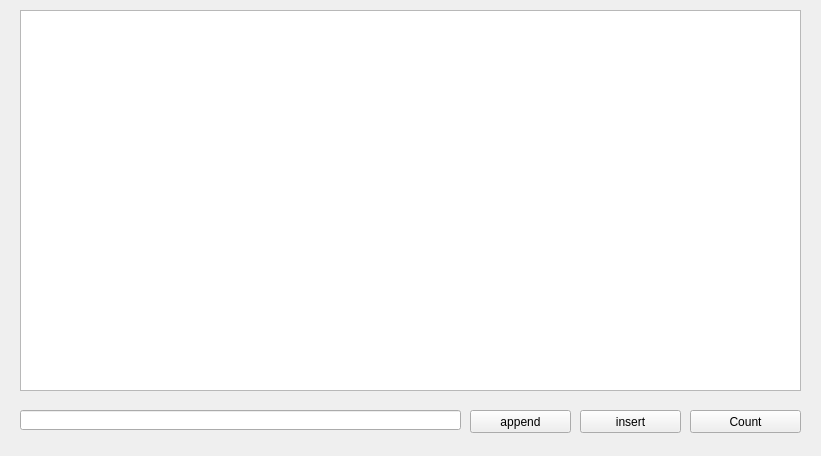
<?xml version="1.0" encoding="UTF-8"?>
<ui version="4.0">
 <class>Form</class>
 <widget class="QWidget" name="Form">
  <property name="geometry">
   <rect>
    <x>0</x>
    <y>0</y>
    <width>821</width>
    <height>456</height>
   </rect>
  </property>
  <property name="windowTitle">
   <string>Form</string>
  </property>
  <widget class="QLineEdit" name="lineEdit">
   <property name="geometry">
    <rect>
     <x>20</x>
     <y>410</y>
     <width>441</width>
     <height>20</height>
    </rect>
   </property>
  </widget>
  <widget class="QPushButton" name="bt_append">
   <property name="geometry">
    <rect>
     <x>470</x>
     <y>410</y>
     <width>101</width>
     <height>23</height>
    </rect>
   </property>
   <property name="text">
    <string>append</string>
   </property>
   <property name="autoDefault">
    <bool>true</bool>
   </property>
  </widget>
  <widget class="QTextEdit" name="textEdit">
   <property name="geometry">
    <rect>
     <x>20</x>
     <y>10</y>
     <width>781</width>
     <height>381</height>
    </rect>
   </property>
   <property name="font">
    <font>
     <family>Consolas</family>
     <pointsize>10</pointsize>
    </font>
   </property>
   <property name="cursor" stdset="0">
    <cursorShape>IBeamCursor</cursorShape>
   </property>
   <property name="readOnly">
    <bool>true</bool>
   </property>
   <property name="overwriteMode">
    <bool>true</bool>
   </property>
  </widget>
  <widget class="QPushButton" name="bt_insert">
   <property name="geometry">
    <rect>
     <x>580</x>
     <y>410</y>
     <width>101</width>
     <height>23</height>
    </rect>
   </property>
   <property name="text">
    <string>insert</string>
   </property>
   <property name="autoDefault">
    <bool>true</bool>
   </property>
  </widget>
  <widget class="QPushButton" name="bt_count">
   <property name="geometry">
    <rect>
     <x>690</x>
     <y>410</y>
     <width>111</width>
     <height>23</height>
    </rect>
   </property>
   <property name="text">
    <string>Count</string>
   </property>
  </widget>
 </widget>
 <resources/>
 <connections/>
</ui>
